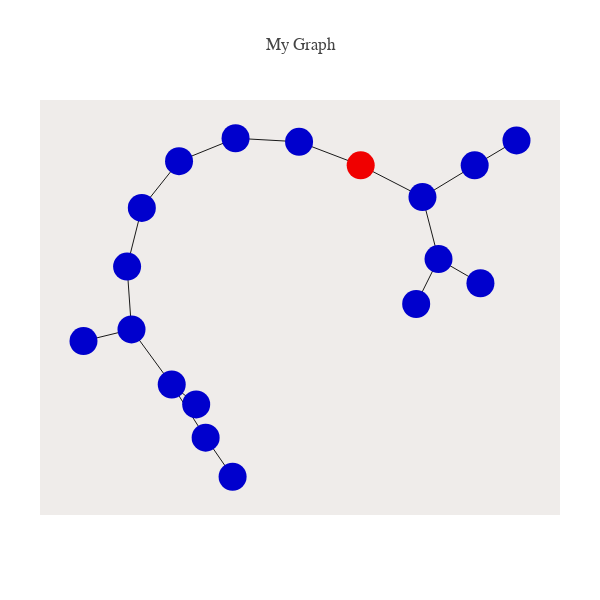

Notebook source saved alongside this figure:
### Code cell
k= 6
Theta= 2.04

sim_keys, times_acc, leaves, edges= SimII_net(k= k, Theta= Theta)

##
node_list= list(sim_keys.keys())
root= True
nodes_as_seqs= False

plot_phyl_net([],leaves,node_list,edges,
              nodes_as_seqs= nodes_as_seqs,root= root)

### Figure 1 — Plotly figure (JSON) as saved in the notebook; plotly's stock layout.template omitted (floating-point values rounded to 4 significant figures)
{"data": [{"hoverinfo": "none", "line": {"color": "rgb(25,25,25)", "width": 1}, "mode": "lines", "type": "scatter", "uid": "209f1834-3867-468e-9cb2-fd9b86669622", "x": [-0.3781, -0.4833, null, -0.8629, -0.6564, null, 0.5684, 0.6645, null, -0.2214, -0.3374, null, 1, 0.8201, null, 0.8449, 0.6645, null, -0.3374, -0.4833, null, 0.8201, 0.5954, null, -0.4833, -0.6564, null, 0.6645, 0.5954, null, 0.5954, 0.3297, null, -0.6564, -0.6754, null, -0.6754, -0.612, null, -0.612, -0.4519, null, -0.4519, -0.2087, null, -0.2087, 0.06451, null, 0.06451, 0.3297, null], "y": [-0.6351, -0.5431, null, -0.3427, -0.2888, null, -0.1712, 0.03601, null, -0.9691, -0.7885, null, 0.584, 0.469, null, -0.07554, 0.03601, null, -0.7885, -0.5431, null, 0.469, 0.3224, null, -0.5431, -0.2888, null, 0.03601, 0.3224, null, 0.3224, 0.469, null, -0.2888, 0.001408, null, 0.001408, 0.2722, null, 0.2722, 0.4882, null, 0.4882, 0.5941, null, 0.5941, 0.5777, null, 0.5777, 0.469, null]}, {"hoverinfo": "text", "marker": {"color": ["rgb(0,0,205)", "rgb(0,0,205)", "rgb(0,0,205)", "rgb(0,0,205)", "rgb(0,0,205)", "rgb(0,0,205)", "rgb(0,0,205)", "rgb(0,0,205)", "rgb(0,0,205)", "rgb(0,0,205)", "rgb(0,0,205)", "rgb(0,0,205)", "rgb(0,0,205)", "rgb(0,0,205)", "rgb(0,0,205)", "rgb(0,0,205)", "rgb(0,0,205)", "rgb(240,0,0)"], "size": 28}, "mode": "markers", "text": ["0", "1", "2", "3", "4", "5", "mut. t: 0.0", "mut. t: 0.06", "coal. t: 0.11", "coal. t: 0.16", "coal. t: 0.18", "coal. t: 0.19", "mut. t: 0.38", "mut. t: 0.41", "mut. t: 0.73", "mut. t: 0.75", "mut. t: 1.35", "root: coal. t: 2.09"], "type": "scatter", "uid": "b1064648-58d2-4c32-9b61-39b71fade3d4", "x": [-0.3781, -0.8629, 0.5684, -0.2214, 1, 0.8449, -0.3374, 0.8201, -0.4833, 0.6645, 0.5954, -0.6564, -0.6754, -0.612, -0.4519, -0.2087, 0.06451, 0.3297], "y": [-0.6351, -0.3427, -0.1712, -0.9691, 0.584, -0.07554, -0.7885, 0.469, -0.5431, 0.03601, 0.3224, -0.2888, 0.001408, 0.2722, 0.4882, 0.5941, 0.5777, 0.469]}], "layout": {"autosize": false, "font": {"family": "Balto"}, "height": 600, "hovermode": "closest", "margin": {"b": 85, "l": 40, "pad": 0, "r": 40, "t": 100}, "plot_bgcolor": "#efecea", "showlegend": false, "title": {"text": "My Graph"}, "width": 600, "xaxis": {"showgrid": false, "showline": false, "showticklabels": false, "title": {"text": ""}, "zeroline": false}, "yaxis": {"showgrid": false, "showline": false, "showticklabels": false, "title": {"text": ""}, "zeroline": false}}}
